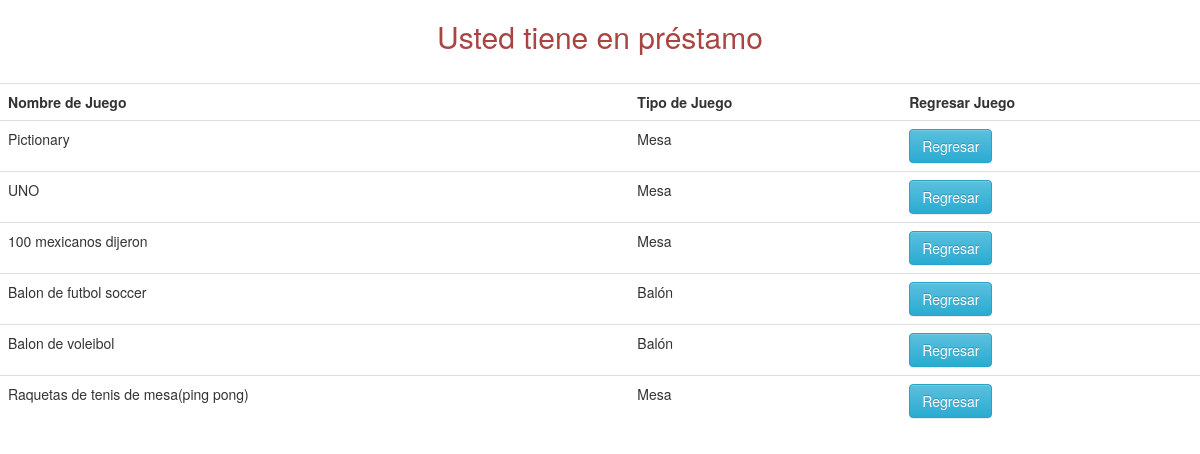
The page /admin/prestamo.php on the database its author committed.
### tables this page shows
CREATE TABLE `Ludoteca` (
  `id` int(11) NOT NULL,
  `nombre` varchar(50) NOT NULL,
  `total` int(11) NOT NULL,
  `cantidad` int(11) NOT NULL,
  `control` int(11) NOT NULL,
  `disponible` int(11) DEFAULT NULL,
  `tipo_juego` varchar(20) NOT NULL,
  `id_alumno` int(20) NOT NULL
);

### admin/class/ludoteca.php (called while the page is built, shortened)
<?php
class Ludoteca {
   public static function Recover_JuegoID($id){
   $conection = new Conexion();
   $consult = $conection->prepare('SELECT nombre,tipo_juego,id_alumno FROM ' . self::TABLA . ' WHERE id_alumno="'.$id.'" AND disponible=1 ');
   $consult->execute();
   $values = $consult->fetchAll();
   return $values;
   }
}
 ?>

### admin/prestamo.php (the view, shortened to what this page needs)
<?php
require("class/ludoteca.php");
$id=$_REQUEST['id'];
$us=Ludoteca::Recover_JuegoID($id);
?>
<!DOCTYPE html>
<html>
<head>
	<link rel="stylesheet" type="text/css" href="/Proyect_Metodologias/css/bootstrap.min.css">
    <link rel="stylesheet" type="text/css" href="/Proyect_Metodologias/css/bootstrap-theme.css">
</head>
<body>
<h2 align="center" class="text-danger">Usted tiene en préstamo</h2><br>
<table  class="table table-hover">
	<th>Nombre de Juego</th>
	<th>Tipo de Juego</th>
	<th>Regresar Juego</th>
		<?php
		foreach ($us as  $value) {
		echo "<tr>";
		$value2=$value['id_alumno'];
		$tipo=utf8_encode($value['nombre']);
		echo "<td>".utf8_encode($value['nombre'])."</td>";
		echo "<td>".utf8_encode($value['tipo_juego'])."</td>";
		echo "<td> <a href='regresar?id=$value2&nombre=$tipo'><button class='btn btn-info'>Regresar</button></a></td>";
		echo "</tr>";
	}
		?>
  </table>
</body>
</html

### rows shown on the page
ludoteca: nombre "Pictionary", tipo_juego "Mesa"
ludoteca: nombre "UNO", tipo_juego "Mesa"
ludoteca: nombre "100 mexicanos dijeron", tipo_juego "Mesa"
ludoteca: nombre "Balon de futbol soccer", tipo_juego "Balón"
ludoteca: nombre "Balon de voleibol", tipo_juego "Balón"
ludoteca: nombre "Raquetas de tenis de mesa(ping pong)", tipo_juego "Mesa"
